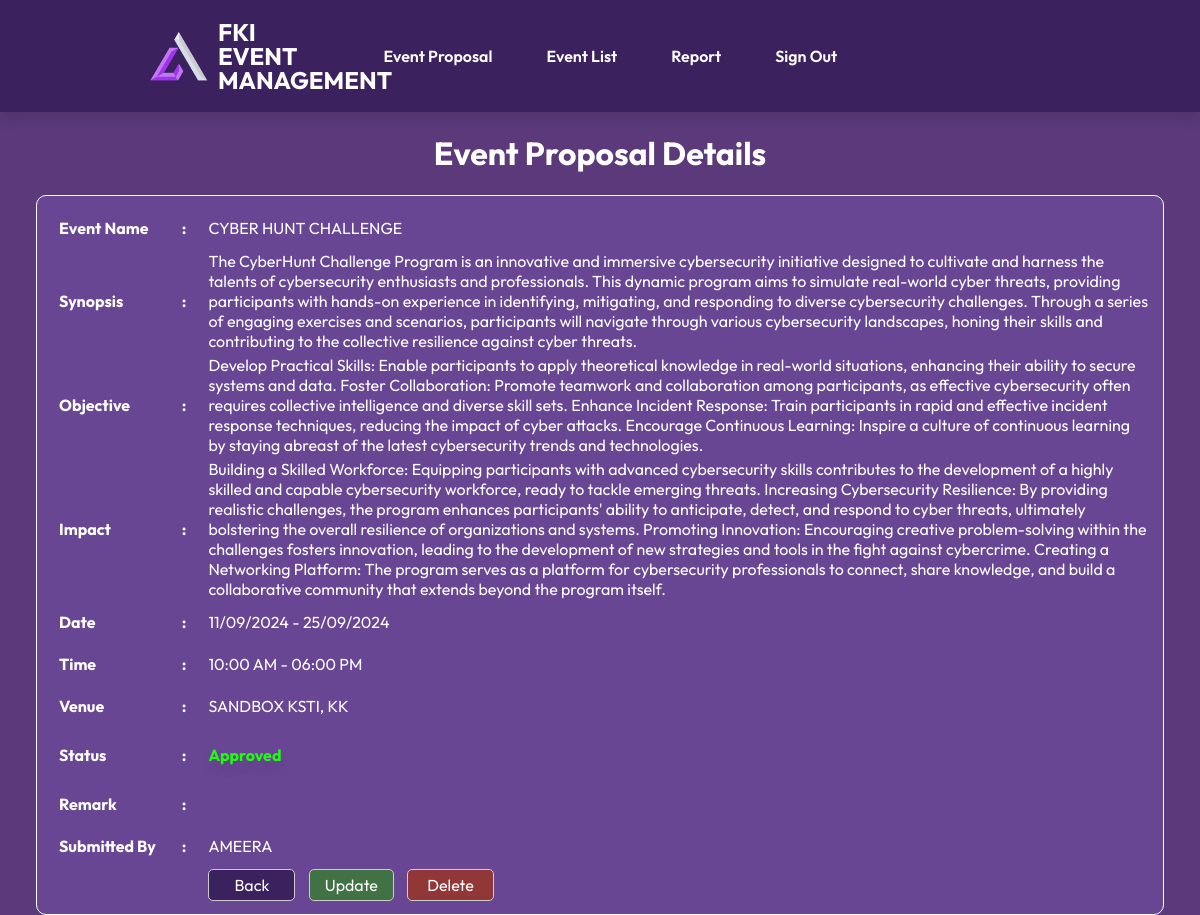
The page /resources/pmfki/proposal/proposal_view.php?id=7 (signed in) on the database its author committed.
### tables this page shows
CREATE TABLE `event` (
  `event_id` int(11) NOT NULL,
  `event_name` varchar(255) DEFAULT NULL,
  `event_synopsis` longtext DEFAULT NULL,
  `event_objective` longtext DEFAULT NULL,
  `event_impact` longtext DEFAULT NULL,
  `event_startDate` date DEFAULT NULL,
  `event_endDate` date DEFAULT NULL,
  `event_startTime` time DEFAULT NULL,
  `event_endTime` time DEFAULT NULL,
  `event_venue` varchar(255) DEFAULT NULL,
  `event_poster` varchar(255) DEFAULT NULL,
  `event_posterDesc` longtext NOT NULL,
  `event_pwd` varchar(50) DEFAULT NULL,
  `event_status` varchar(10) DEFAULT NULL,
  `event_adminRemark` longtext NOT NULL,
  `admin_id` varchar(20) DEFAULT NULL,
  `pmfki_id` varchar(20) DEFAULT NULL
);

CREATE TABLE `pmfki` (
  `pmfki_id` varchar(20) NOT NULL,
  `pmfki_name` varchar(255) DEFAULT NULL,
  `pmfki_phone` varchar(20) DEFAULT NULL,
  `pmfki_ic` varchar(12) DEFAULT NULL,
  `pmfki_pwd` longtext NOT NULL
);

### resources/pmfki/proposal/proposal_view.php (the view, shortened to what this page needs)
<?php
    include('config.php');
    if(isset($_GET["id"]) && $_GET["id"] != ""){
        $sql = "SELECT e.*, p.pmfki_name, a.name
        FROM event e
        LEFT JOIN pmfki p ON e.pmfki_id = p.pmfki_id
        LEFT JOIN fki_admin a ON e.admin_id = a.admin_id
        WHERE e.event_id=?";
        $stmt = mysqli_prepare($conn, $sql);
        mysqli_stmt_bind_param($stmt, "s", $_GET["id"]);
        mysqli_stmt_execute($stmt);
        $result = mysqli_stmt_get_result($stmt);
        if (mysqli_num_rows($result) > 0) {
            $row = mysqli_fetch_assoc($result);
            $event_id = $row["event_id"];
            $event_name = $row["event_name"];
            $event_synopsis = $row["event_synopsis"];
            $event_objective = $row["event_objective"];
            $event_impact = $row["event_impact"];
            $event_startDate = $row["event_startDate"];
            $event_endDate = $row["event_endDate"];
            $event_startTime = $row["event_startTime"];
            $event_endTime = $row["event_endTime"];
            $event_venue = $row["event_venue"];
            $event_status = $row["event_status"];
            $event_adminRemark = $row["event_adminRemark"];
            $pmfki_name = $row["pmfki_name"];
        }
    }
?>
<!DOCTYPE html>
<html lang="en">
    <head>
    	<link rel="stylesheet" href="css/style.css">
    </head>
    <body>
        <div class="header-row">
            <div class="header-main">
                <img src="src/icon.png" alt="Website Logo">
                <h2>
                    <span>FKI</span>
                    <span>EVENT</span>
                    <span>MANAGEMENT</span>
                </h2>
                <table class="header-nav">
                    <tr>
                        <?php include ('navigation_pmfki.php') ?>
                    </tr>
                </table>
            </div>
        </div>
        <main>
            <div class="event-row">
                <div class="proposal-details">
                    <h1>Event Proposal Details</h1>
                    <table width="100%" class="event-table" >
                        <tr>
                            <th>Event Name</th>
                            <th class="fill">:</th>
                            <td><?php echo $event_name; ?></td>
                        </tr>
                        <tbody>
                        <tr>
                            <th>Synopsis</th>
                            <th class="fill">:</th>
                            <td><?php echo $event_synopsis; ?></td>
                        </tr>
                        <tr>
                            <th>Objective</th>
                            <th class="fill">:</th>
                            <td><?php echo $event_objective; ?></td>
                        </tr>
                        <tr>
                            <th>Impact</th>
                            <th class="fill">:</th>
                            <td><?php echo $event_impact; ?></td>
                        </tr>
                        <tr>
                            <th>Date</th>
                            <th class="fill">:</th>
                            <td>
                                <?php
                                    $formattedStartDate = date("d/m/Y", strtotime($event_startDate));
                                    $formattedEndDate = date("d/m/Y", strtotime($event_endDate));
                                    if ($formattedStartDate == $formattedEndDate) {
                                        echo $formattedStartDate;
                                    } else {
                                        echo $formattedStartDate . " - " . $formattedEndDate;
                                    }
                                ?>
                        </td>
                        </tr>
                        <tr>
                            <th>Time</th>
                            <th class="fill">:</th>
                            <td>
                                <?php
                                    $formattedStartTime = date("h:i A", strtotime($event_startTime));
                                    $formattedEndTime = date("h:i A", strtotime($event_endTime));
                                    echo $formattedStartTime . " - " . $formattedEndTime;
                                    ?>
                            </td>
                        </tr>
                        <tr>
                            <th>Venue</th>
                            <th class="fill">:</th>
                            <td><?php echo $event_venue; ?></td>
                        </tr>
                        <tr>
                            <th>Status</th>
                            <th class="fill">:</th>
                            <td>
                                <?php
                                    if ($event_status == 'A' || $event_status == 'C') {
                                        echo "<p class='stat-active'>Approved </p>";
                                    } else if ($event_status == 'P') {
                                        echo "<p class='stat-pending'>Pending </p>";
                                    } else if ($event_status == 'D') {
                                        echo "<p class='stat-closed'>Declined </p>";
                                    } else {
                                        echo "";
                                    }
                                ?>
                            </td>
                        </tr>
                        <tr>
                            <th>Remark</th>
                            <th class="fill">:</th>
                            <td><?php echo $event_adminRemark; ?></td>
                        </tr>
                        <tr>
                            <th>Submitted By</th>
                            <th class="fill">:</th>
                            <td><?php echo $pmfki_name; ?></td>
                        </tr>
                        <tr>
                            <td></td>
                            <td></td>
                            <td>
                                <button class="normal-btn" onclick="location.href='proposal_pmfki.php'">Back</button>
                                <button class="accept-btn" onclick="window.location.href='proposal_update.php?id=<?php echo $event_id; ?>'">Update</button>
                                <button class="decline-btn" type="button" onclick="if(confirm('Delete the proposal?')) { window.location.href = 'proposal_delete.php?id=<?php echo $event_id; ?>'; }">Delete</button>
                            </td>
                        </tr>
                    </table>
                </div>
            </div>
        </main>
    </body>
</html>

### public/css/style.css (style rules this page uses)
*,h1 { font-family: 'Outfit', sans-serif; }
body { background-color: #5b397a; margin: 0; box-sizing: border-box; font-family: 'Outfit', sans-serif; }
.header-row { background-color: #3b215e; display: flex; justify-content: space-between; align-items: center; box-shadow: 0 8px 12px rgba(0, 0, 0, 0.1); }
.header-main { display: flex; align-items: center; margin: 20px; flex: 20%; }
.header-main img { padding-left: 130px; width: 5%; }
.header-main h2 { color: #fff; white-space: nowrap; width: 14%; padding-left: 10px; margin: 0; }
.header-main h2 span { display: block; text-align: left; margin: 0; line-height: 1; }
.table-list h1,h2 { color: #fff; text-align: center; margin: 10px; }
.stat-active { color: #1eff0e; font-weight: bold; text-shadow: 0 8px 12px rgba(0, 0, 0, 0.1); }
.event-list-table td, th { border-left: 1px solid #ccc; padding: 10px; color: #fff; }
.event-row { margin-left: 3%; margin-right: 3%; }
.event-table { background-color: #694694; border-radius: 10px; border: 1px solid white; padding: 10px; }
.event-table th:first-child { border: none; text-align: left; width: 11%; }
.fill { border: none; font-weight: bold; color: #fff; width: 1px; }
.event-table td { text-align: left; color: #fff; padding-left: 10px; }
.proposal-details h1 { color: #fff; text-align: center; }
.accept-btn { background-color: #407244; color: #fff; border: 1px solid #ccc; display: inline-block; border-radius: 5px; padding: 5px; padding-left: 15px; padding-right: 15px; text-align: center; z-index: 0; outline: none; position: relative; font-size: inherit; font-family: inherit; overflow: hidden; }
.accept-btn::before { content: ''; z-index: -1; position: absolute; top: 50%; left: 50%; width: 1em; height: 1em; border-radius: 50%; background-color: #1f4e23; transform-origin: center; transform: translate3d(-50%, -50%, 0) scale3d(0, 0, 0); transition: transform 0.35s ease-in-out; }
.accept-btn:not(:first-child) { margin-left: 10px; }
.decline-btn { background-color: #913737; color: #fff; border: 1px solid #ccc; display: inline-block; border-radius: 5px; padding: 5px; padding-left: 19px; padding-right: 19px; text-align: center; z-index: 0; outline: none; position: relative; font-size: inherit; font-family: inherit; overflow: hidden; }
.decline-btn::before { content: ''; z-index: -1; position: absolute; top: 50%; left: 50%; width: 1em; height: 1em; border-radius: 50%; background-color: #752626; transform-origin: center; transform: translate3d(-50%, -50%, 0) scale3d(0, 0, 0); transition: transform 0.35s ease-in-out; }
.decline-btn:not(:first-child) { margin-left: 10px; }
.normal-btn { background-color: #3b215e; color: #fff; border: 1px solid #ccc; display: inline-block; border-radius: 5px; padding: 5px; padding-left: 25px; padding-right: 25px; text-align: center; z-index: 0; outline: none; position: relative; font-size: inherit; font-family: inherit; overflow: hidden; }
.normal-btn::before { content: ''; z-index: -1; position: absolute; top: 50%; left: 50%; width: 1em; height: 1em; border-radius: 50%; background-color: #a07fa7; transform-origin: center; transform: translate3d(-50%, -50%, 0) scale3d(0, 0, 0); transition: transform 0.35s ease-in-out; }

### rows shown on the page
event: event_name "CYBER HUNT CHALLENGE", event_synopsis "The CyberHunt Challenge Program is an innovative and immersive cybersecurity initiative designed to cultivate and harness the talents of cybersecurity enthusiasts and professionals. This dynamic program aims to simulate real-world cyber threats, providing participants with hands-on experience in identifying, mitigating, and responding to diverse cybersecurity challenges. Through a series of engaging exercises and scenarios, participants will navigate through various cybersecurity landscapes, honing their skills and contributing to the collective resilience against cyber threats.", event_objective "Develop Practical Skills: Enable participants to apply theoretical knowledge in real-world situations, enhancing their ability to secure systems and data. Foster Collaboration: Promote teamwork and collaboration among participants, as effective cybersecurity often requires collective intelligence and diverse skill sets. Enhance Incident Response: Train participants in rapid and effective incident response techniques, reducing the impact of cyber attacks. Encourage Continuous Learning: Inspire a culture of continuous learning by staying abreast of the latest cybersecurity trends and technologies.", event_impact "Building a Skilled Workforce: Equipping participants with advanced cybersecurity skills contributes to the development of a highly skilled and capable cybersecurity workforce, ready to tackle emerging threats. Increasing Cybersecurity Resilience: By providing realistic challenges, the program enhances participants' ability to anticipate, detect, and respond to cyber threats, ultimately bolstering the overall resilience of organizations and systems. Promoting Innovation: Encouraging creative problem-solving within the challenges fosters innovation, leading to the development of new strategies and tools in the fight against cybercrime. Creating a Networking Platform: The program serves as a…", event_startDate "11/09/2024", event_endDate "25/09/2024", event_startTime "10:00 AM", event_endTime "06:00 PM", event_venue "SANDBOX KSTI, KK", pmfki.pmfki_name "AMEERA"

### other values the page prints
$page_title "Event Proposal"
$page_title "Event List"
$page_title "Report"
$page_title "Sign Out"
